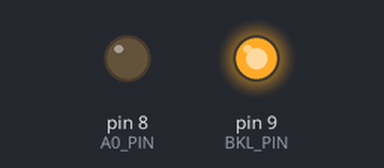
Simulated run of this sketch. Board: Arduino Uno, built with avr-gcc and run on an emulated ATmega328P. Shown: output pins drawn as LEDs (lit = HIGH). Pins used as bus, display or sensor lines are not drawn.

Above: at 1.05 s.
At 1.5 s:
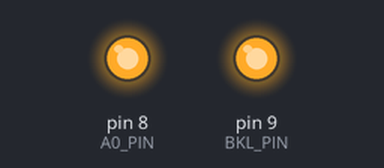
Timing chart, 0 to 4.0 s (numbered marks = the images above):
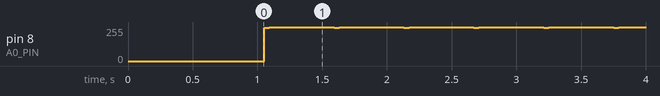

The sketch:

DCI_Test_Checkerboard.ino
```cpp
#include <SPI.h>

const int CS1_PIN = 7;    // LCD CHIP SELECT
const int A0_PIN = 8;     // A0 INSTRUCTION/WRITE DISPLAY
const int BKL_PIN = 9;    // BACKLIGHT ON/OFF
const int RST_PIN = 10;   // RESET (ACTIVE LOW)

// ARDUINO SPI HARDWAR (MOSI=D11, MISO=D12, CLK=D13)

// TEST IMAGE ARRAYS
uint32_t new_image[8][33];

void lcd_write_inst(uint8_t cmd) {
  digitalWrite(CS1_PIN, HIGH);  // CHIP SELECT ON
  digitalWrite(A0_PIN, LOW);    // A0 Low For Instructions
  SPI.transfer(cmd);            // Write command to LCD
  digitalWrite(CS1_PIN, LOW);   // CHIP SELECT OFF
}

void lcd_write_data(uint32_t data) {
  digitalWrite(CS1_PIN, HIGH);  // CHIP SELECT ON
  digitalWrite(A0_PIN, HIGH);   // A0 High for Image Data
  SPI.transfer((data >> 24) & 0xFF);  // Split into 4 8-bit transfers (MSB first)
  SPI.transfer((data >> 16) & 0xFF);
  SPI.transfer((data >> 8) & 0xFF);
  SPI.transfer(data & 0xFF);
  digitalWrite(CS1_PIN, LOW);   // CHIP SELECT OFF
}

void lcd_setup_normal_mode() {
  lcd_write_inst(0x2F);   // Power On
  lcd_write_inst(0xA2);   // LCD BIAS 1/9
  lcd_write_inst(0xA4);   // Entire Display On "Normal"
  lcd_write_inst(0xAF);   // Display On
  lcd_write_inst(0xE7);   // Driver On
  lcd_write_inst(0x81);   // Assert EVR Mode
  lcd_write_inst(0x04);   // Set EVR Register (Exits EVR Mode)
  lcd_write_inst(0xA1);   // Segment Direction "Normal" (DRS claims reveresed on datasheet)
  lcd_write_inst(0xC0);   // Common Driver "Normal"
  lcd_write_inst(0xA6);   // Display Inverse "Normal" (not inverse)
}

void lcd_update_page_address(uint8_t page_index) {
  lcd_write_inst(0x40);                 // Intial Display Line Reset
  lcd_write_inst(0xB0 | page_index);    // Page Address
  lcd_write_inst(0x10);                 // Column Address High Reset
  lcd_write_inst(0x00);                 // Column Address Low Reset
}

void write_page(const uint32_t pageData[33], uint8_t page_num) {
  // update page address
  lcd_update_page_address(page_num);
  // for each 32-bit word
  for (int i = 0; i < 33; i++) {
    // write lcd data
    lcd_write_data(pageData[i]);
  }
}

void write_image(const uint32_t image[8][33]) {
  // for each page (8 total)
  for (uint8_t page = 0; page < 8; page++) {
    // write new page
    write_page(image[page], page);
  }
}

void load_image_data() {
  for (int p = 0; p < 8; p++) {
    for (int i = 0; i < 33; i++) {
      if (i % 2 == 0) {
        new_image[p][i] = 0xF0F0F0F0;
      } else {
        new_image[p][i] = 0x0F0F0F0F;
      }
    }
  }
}


void load_image_data2() {
  for (int p = 0; p < 8; p++) {
    for (int i = 0; i < 33; i++) {
      if (i % 2 == 0) {
        new_image[p][i] = 0x0F0F0F0F;
      } else {
        new_image[p][i] = 0xF0F0F0F0;
      }
    }
  }
}


void setup() {
  // DISCRETE OUTPUT PINS
  pinMode(CS1_PIN, OUTPUT);
  pinMode(A0_PIN, OUTPUT);
  pinMode(BKL_PIN, OUTPUT);
  pinMode(RST_PIN, OUTPUT);
  digitalWrite(CS1_PIN, LOW);   // CHIP SELECT OFF
  digitalWrite(A0_PIN, LOW);    // DEFAULT TO INSTRUCTION
  digitalWrite(BKL_PIN, LOW);   // BACKLIGHT OFF
  digitalWrite(RST_PIN, LOW);   // HOLD IN RESET

  // CONFIGURE SPI HARDWARE
  SPI.begin();
  SPI.beginTransaction(SPISettings(
    250000,     // clock in bps
    MSBFIRST,   // Bit order
    SPI_MODE0   // Clock polarity/phase
  ));

  delay(500);   // SHORT PAUSE TO ASSERT RESET SIGNAL

  digitalWrite(RST_PIN, HIGH);   // CLEAR RESET
  lcd_setup_normal_mode();      // SETUP LCD IN NORMAL MODE
  digitalWrite(BKL_PIN, HIGH);   // BACKLIGHT ON

  delay(500);   // SHORT PAUSE TO ENABLE DISPLAY DRIVER
}

void loop() {
  // Write first image
  load_image_data();
  write_image(new_image);
  delay(500);
  // Write the next image
  load_image_data2();
  write_image(new_image);
  delay(500);
}
```

Measured:
- by itself, pin 8 (A0_PIN): repeats every 0.54 s: 255/255 0.50 s, 248/255 0.04 s
